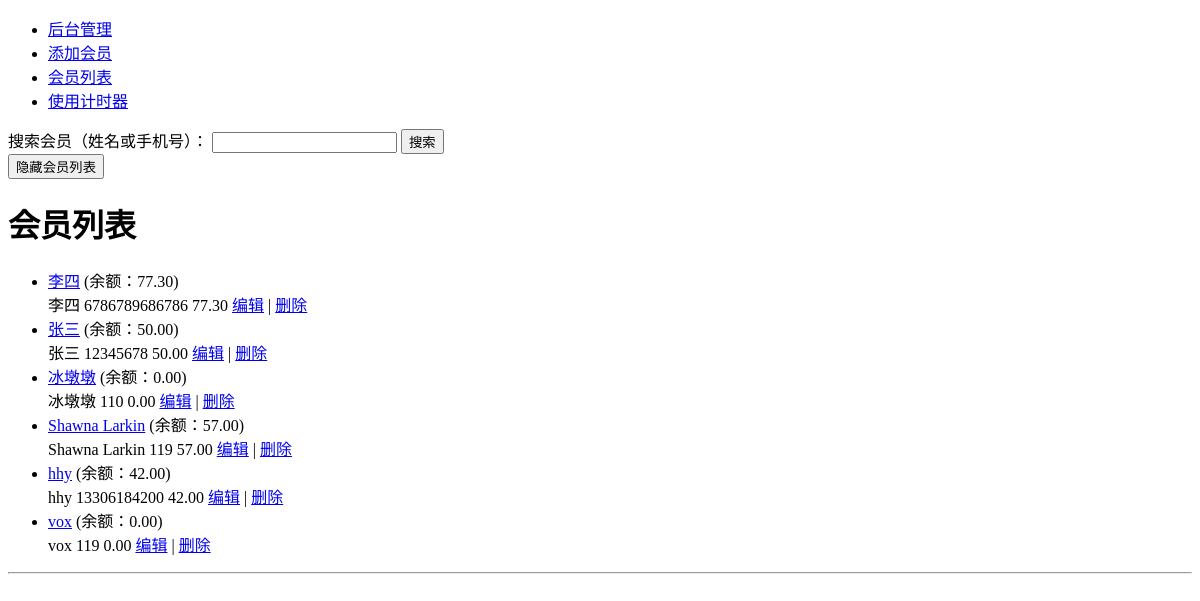
The app's page / (signed in), older data.
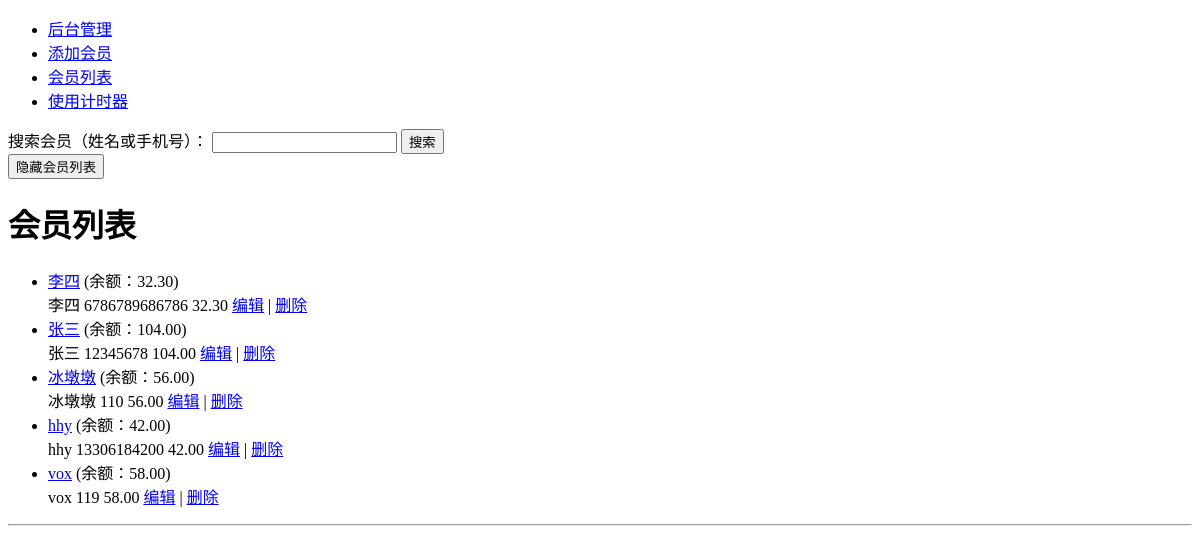
The same page, newer data.
### membership/models.py (models this page shows, shortened)
class Member(models.Model):
    name = models.CharField(max_length=50)
    phone = models.CharField(max_length=20)
    card_number = models.CharField(max_length=20)
    balance = models.DecimalField(max_digits=10, decimal_places=2, validators=[MinValueValidator(0)])

### membership/views.py (the view)
# urls.py: path('', views.index, name='index'),
@login_required(login_url='/admin/login/')
def index(request):
    members = Member.objects.all()
    return render(request, 'membership/index.html', {'members': members})

### membership/templates/membership/index.html (shortened to what this page needs)
<!DOCTYPE html>
<html>
<head>
</head>
<body>
    <nav>
        <ul>
            <li><a href="{% url 'admin:index' %}">后台管理</a></li>
            <li><a href="{% url 'membership:add_member' %}">添加会员</a></li>
            <li><a href="{% url 'membership:index' %}">会员列表</a></li>
            <li><a href="{% url 'membership:timer' %}">使用计时器</a></li>
        </ul>
      </nav>
    <form action="{% url 'membership:search_member' %}" method="get">
        <label for="search">搜索会员（姓名或手机号）：</label>
        <input type="text" name="search" required>
        <button type="submit">搜索</button>
    </form>
    <button id="toggle-membership-list">隐藏会员列表</button>
    <div id="membership-list-wrapper">
    <h1>会员列表</h1>
        <ul>
            {% include 'membership/members_pure.html' %}
        </ul>
    <hr>
    </div>
</body>
</html>

### membership/templates/membership/members_pure.html
{% for member in members %}
<li>
    <a href="{% url 'membership:detail' member.id %}">{{ member.name }}</a>
    (余额：{{ member.balance }})
</li>
<tr>
    <td>{{ member.name }}</td>
    <td>{{ member.phone }}</td>
    <td>{{ member.balance }}</td>
    <td><a href="{% url 'membership:edit_member' member.pk %}">编辑</a> | <a href="{% url 'membership:delete_member' member.pk %}">删除</a></td>
</tr>
{% empty %}
<li>没有会员</li>
{% endfor %}

Row changes from the older to the newer data that the page shows:
removed Member: name "Shawna Larkin", balance "57.00", phone "119"
changed Member "李四": balance "77.30" → "32.30"
changed Member "张三": balance "50.00" → "104.00"
changed Member "冰墩墩": balance "0.00" → "56.00"
changed Member "vox": balance "0.00" → "58.00"
